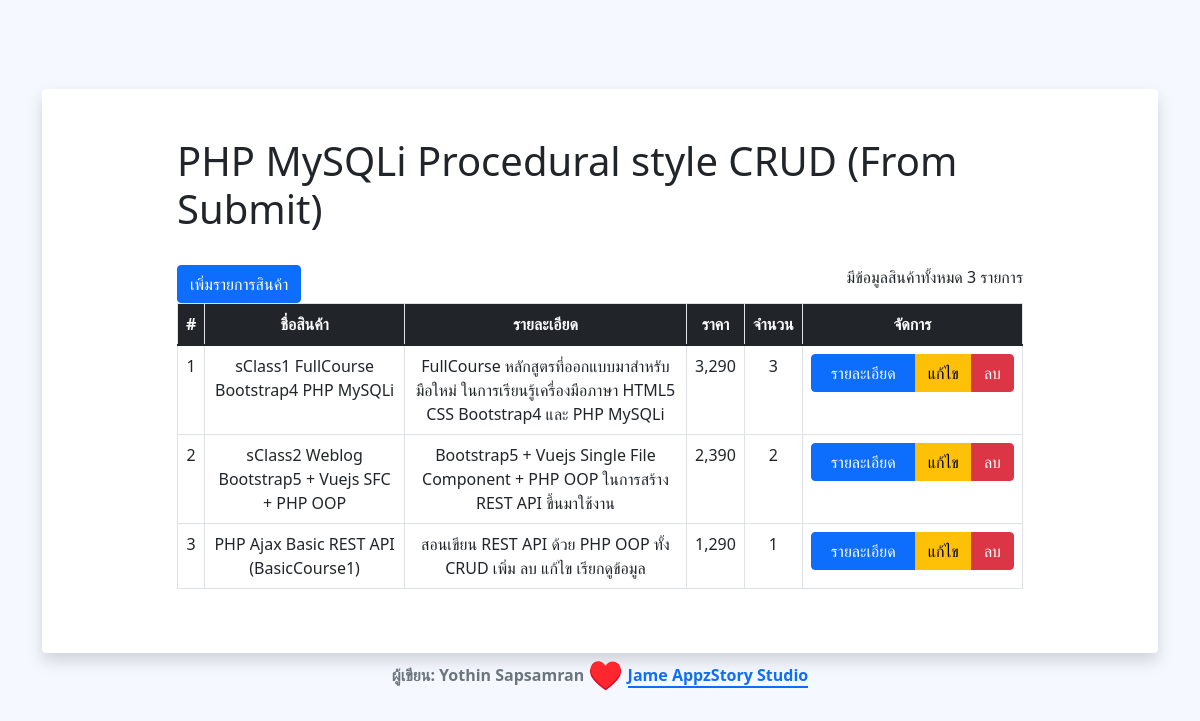
The page / on the database its author committed.
### tables this page shows
CREATE TABLE `products` (
  `id` int(11) NOT NULL,
  `name` varchar(255) NOT NULL,
  `detail` text NOT NULL,
  `price` int(11) NOT NULL,
  `amount` int(11) NOT NULL,
  `created_at` datetime NOT NULL,
  `updated_at` datetime NOT NULL
);

### index.php (the view, shortened to what this page needs)
<?php
    require_once('php/connect.php');
    $sql = "SELECT * FROM products";
    $result = mysqli_query($conn, $sql);
?>
<!DOCTYPE html>
<html lang="en">
<head>
    <link href="https://cdn.jsdelivr.net/npm/bootstrap@5.1.3/dist/css/bootstrap.min.css" rel="stylesheet">
</head>
<body>
    <div class="flex-container">
        <div class="container">
            <div class="shadow rounded p-5 bg-body h-100">
                <div class="row justify-content-center">
                    <div class="col-lg-10">
                        <h1 class="pb-4"> PHP MySQLi Procedural style CRUD (From Submit) </h1>
                        <a href="form-create.php" class="btn btn-primary"  >เพิ่มรายการสินค้า</a>
                        <span class="float-end" >มีข้อมูลสินค้าทั้งหมด <?php echo mysqli_num_rows($result) ?> รายการ </span>
                    </div>
                    <div class="col-lg-10">
                        <div class="table-responsive" >
                            <?php if (mysqli_num_rows($result) > 0): ?>
                            <table class="table table-bordered">
                                <thead>
                                <tr class="text-center text-light bg-dark">
                                    <th>#</th>
                                    <th>ชื่อสินค้า</th>
                                    <th>รายละเอียด</th>
                                    <th>ราคา</th>
                                    <th>จำนวน</th>
                                    <th>จัดการ</th>
                                </tr>
                                </thead>
                                <tbody>
                                <?php while ($row = mysqli_fetch_assoc($result)):?>
                                    <tr class="text-center">
                                        <td> <?php echo $row['id'] ?> </td>
                                        <td> <?php echo $row['name'] ?> </td>
                                        <td> <?php echo $row['detail'] ?> </td>
                                        <td> <?php echo number_format($row['price'], 0)  ?> </td>
                                        <td> <?php echo $row['amount'] ?> </td>
                                        <td>
                                            <div class="btn-group">
                                                <button class="btn btn-primary"
                                                        data-bs-toggle="modal"
                                                        data-bs-target="#my-modal<?php echo $row['id'] ?>"
                                                        style="width: 105px;"> รายละเอียด </button>
                                                <a href="form-update.php?id=<?php echo $row['id'] ?>" class="btn btn-warning"> แก้ไข </a>
                                                <a href="php/delete.php?id=<?php echo $row['id'] ?>" class="btn btn-danger"> ลบ </a>
                                            </div>
                                        </td>
                                    </tr>
                                <?php endwhile; ?>
                                </tbody>
                            </table>
                            <?php
                                else:
                                    echo "<p class='mt-5'>ไม่มีข้อมูลในฐานข้อมูล</p>";
                                endif;
                            ?>
                        </div>
                    </div>
                </div>
            </div>
            <p class="fw-bolder text-secondary text-center">
                ผู้เขียน: Yothin Sapsamran <span class="text-danger fs-3" style="vertical-align: sub;">♥️</span>
                <a class="border-bottom border-2 border-primary text-decoration-none" href="https://appzstory.dev"> Jame AppzStory Studio</a>
            </p>
        </div>
    </div>
</body>
</html>

### index.php (style rules this page uses)
.flex-container { display: flex; align-items: center; justify-content: center; min-height: 100vh; background-color: #F5F8FF; }

### rows shown on the page
products: id "1", name "sClass1 FullCourse Bootstrap4 PHP MySQLi", detail "FullCourse หลักสูตรที่ออกแบบมาสำหรับมือใหม่ ในการเรียนรู้เครื่องมือภาษา HTML5 CSS Bootstrap4 และ PHP MySQLi", price "3,290", amount "3"
products: id "2", name "sClass2 Weblog Bootstrap5 + Vuejs SFC + PHP OOP", detail "Bootstrap5 + Vuejs Single File Component + PHP OOP ในการสร้าง REST API ขึ้นมาใช้งาน", price "2,390", amount "2"
products: id "3", name "PHP Ajax Basic REST API (BasicCourse1)", detail "สอนเขียน REST API ด้วย PHP OOP ทั้ง CRUD เพิ่ม ลบ แก้ไข เรียกดูข้อมูล", price "1,290", amount "1"

### other values the page prints
mysqli_num_rows($result) "3"
